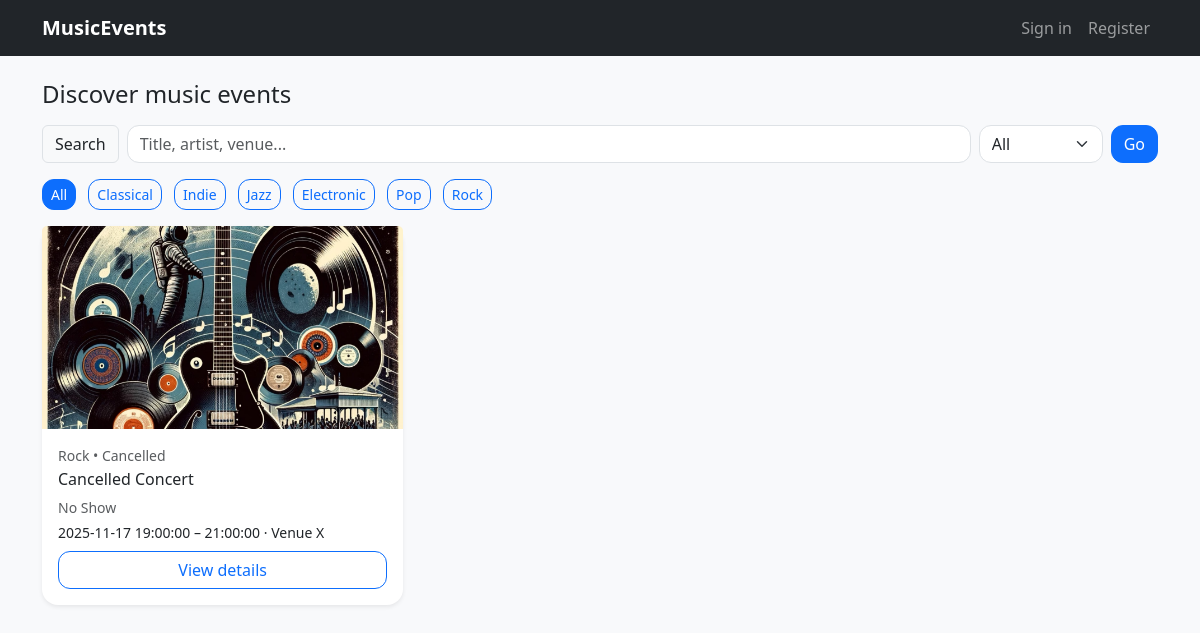
The page / on the database its author committed.
### models.py (models this page shows)
class Event(db.Model):
    __tablename__ = "events"
    id = db.Column(db.Integer, primary_key=True)
    title = db.Column(db.String(160), nullable=False)
    category = db.Column(db.String(40), nullable=False)
    artist_names = db.Column(db.String(160), nullable=False)
    venue = db.Column(db.String(160), nullable=False)
    date = db.Column(db.Date, nullable=False)
    start_time = db.Column(db.Time, nullable=False)
    end_time = db.Column(db.Time, nullable=False)
    capacity = db.Column(db.Integer, nullable=False)
    tickets_available = db.Column(db.Integer, nullable=False)
    image_url = db.Column(db.Text, default="")
    description = db.Column(db.Text, default="")
    age_restriction = db.Column(db.String(20), default="")
    status = db.Column(SAEnum(EventStatus), default=EventStatus.OPEN, nullable=False)
    created_by = db.Column(db.Integer, db.ForeignKey("users.id"), nullable=True)
    comments = db.relationship("Comment", backref="event", lazy=True)

### app.py (the view, shortened to what this page needs)
@app.route("/")
def index():
    q = request.args.get("q", "").strip().lower()
    cat = request.args.get("cat", "All")
    query = Event.query
    if cat != "All":
        query = query.filter(Event.category == cat)
    now = datetime.now().date()
    events = query.filter(Event.date >= now).order_by(Event.date.asc()).all()
    categories = ["All", "Classical", "Indie", "Jazz", "Electronic", "Pop", "Rock"]
    return render_template("index.html", events=events, q=q, cat=cat, categories=categories)

### app.py (called while the page is built)
@app.context_processor
def inject_user():
    user_id = session.get('user_id')
    if user_id:
        user = User.query.get(user_id)
        return dict(user=user)
    return dict(user=None)

### templates/index.html (shortened to what this page needs)
{% extends "base.html" %}
{% block content %}
<h1 class="h4 mb-3">Discover music events</h1>
<form class="row g-2 align-items-center mb-3" method="get" action="{{ url_for('index') }}">
  <div class="col-auto">
    <span class="input-group-text">Search</span>
  </div>
  <div class="col">
    <input type="search" name="q" class="form-control" placeholder="Title, artist, venue..." value="{{ q }}">
  </div>
  <div class="col-auto">
    <select class="form-select" name="cat">
      {% for c in categories %}
        <option value="{{ c }}" {% if c==cat %}selected{% endif %}>{{ c }}</option>
      {% endfor %}
    </select>
  </div>
  <div class="col-auto">
    <button class="btn btn-primary" type="submit">Go</button>
  </div>
</form>
<div class="mb-3">
  {% for c in categories %}
    <a href="{{ url_for('index', cat=c, q='') }}" class="btn btn-sm {% if c==cat %}btn-primary{% else %}btn-outline-primary{% endif %} me-2">{{ c }}</a>
  {% endfor %}
</div>
{% if events|length == 0 %}
  <div class="alert alert-info">No matching events.</div>
{% else %}
  <div class="row g-3">
  {% for ev in events %}
    <div class="col-12 col-sm-6 col-lg-4">
      <div class="card h-100 shadow-sm border-0">
        <div class="ratio ratio-16x9">
          <img class="card-img-top object-cover" src="{{ ev.image_url }}" alt="{{ ev.title }}">
        </div>
        <div class="card-body d-flex flex-column">
          <div class="mb-1 small text-muted">{{ ev.category }} • {{ ev.status.value }}</div>
          <h3 class="h6 card-title">{{ ev.title }}</h3>
          <p class="card-text small text-muted mb-1">{{ ev.artist_names }}</p>
          <p class="card-text small mb-2">{{ ev.date }} {{ ev.start_time }} – {{ ev.end_time }} · {{ ev.venue }}</p>
          <div class="mt-auto d-grid">
            <a class="btn btn-outline-primary" href="{{ url_for('event_detail', event_id=ev.id) }}">View details</a>
          </div>
        </div>
      </div>
    </div>
  {% endfor %}
  </div>
{% endif %}
{% endblock %}

### static/styles.css (style rules this page uses)
body { background-color: #f8f9fb; }
.object-cover { width: 100%; height: 100%; object-fit: cover; }
.card { border-radius: 1rem; }
.btn, .form-control, .form-select { border-radius: .75rem; }

### rows shown on the page
Event: image_url (picture), category "Rock", status.value "Cancelled", title "Cancelled Concert", artist_names "No Show", date "2025-11-17", start_time "19:00:00", end_time "21:00:00", venue "Venue X"

### other values the page prints
{{ c }} "All" "Classical" "Indie" "Jazz" "Electronic" "Pop" "Rock"
form field cat "All"
